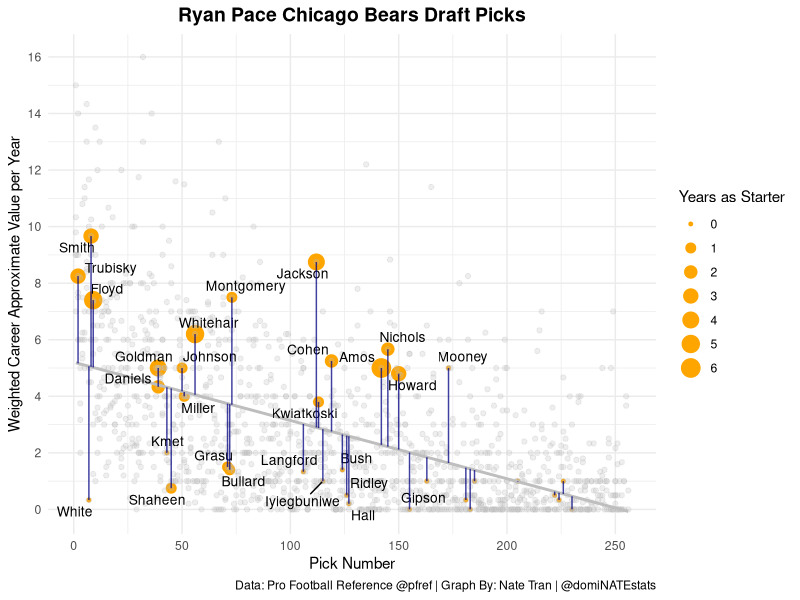

Write the R code that produced this figure. (Note: this script raises an error after producing the figure.)
## ---- chunk 1
library(tidyverse)
library(readxl)
library(ggrepel)
bears <- read_excel('bearsdraftpicks.xlsx')
nfl <- read_excel('2015to2020draft.xlsx')
## ---- chunk 2
nfl <- nfl %>%
  filter(!is.na(CarAV)) %>%
  mutate(CarAVperYr = CarAV/(2021 - Year))

fit <- lm(CarAVperYr ~ Pick, data = nfl)

nfl$predicted <- predict(fit)
nfl$residuals <- residuals(fit)

pace <- nfl %>%
  filter(Tm == 'CHI', Year >= 2015)

## ---- chunk 3
pace_data <- pace %>%
  filter(abs(residuals) > 2 | Pick <= 150)

ggplot() +
  geom_point(data = pace, aes(x = Pick, y = CarAVperYr, size = St), color = 'orange') +
  geom_point(data = nfl, aes(x = Pick, y = CarAVperYr), alpha = .25, color = 'gray') +
  geom_smooth(data = nfl, aes(x = Pick, y = CarAVperYr), method = "lm", se = FALSE, color = "gray") +
  geom_text_repel(data = pace_data, aes(x = Pick, y = CarAVperYr, label = Last), size = 3.5, face = 'bold', max.overlaps = 8) +
  geom_segment(data = pace, aes(x = Pick, y = CarAVperYr, xend = Pick, yend = predicted), alpha = .75, color = 'navyblue') +
  labs(x = "Pick Number",
       y = "Weighted Career Approximate Value per Year",
       title = "Ryan Pace Chicago Bears Draft Picks",
       caption = "Data: Pro Football Reference @pfref | Graph By: Nate Tran | @domiNATEstats",
       size = "Years as Starter") +
  theme_minimal() +
  theme(
    plot.title = element_text(size = 14, hjust = 0.5, face = "bold")) +
  scale_y_continuous(breaks = scales::pretty_breaks(n = 10)) +
  scale_x_continuous(breaks = scales::pretty_breaks(n = 10)) + 
  ggsave('pacepicks.png')
